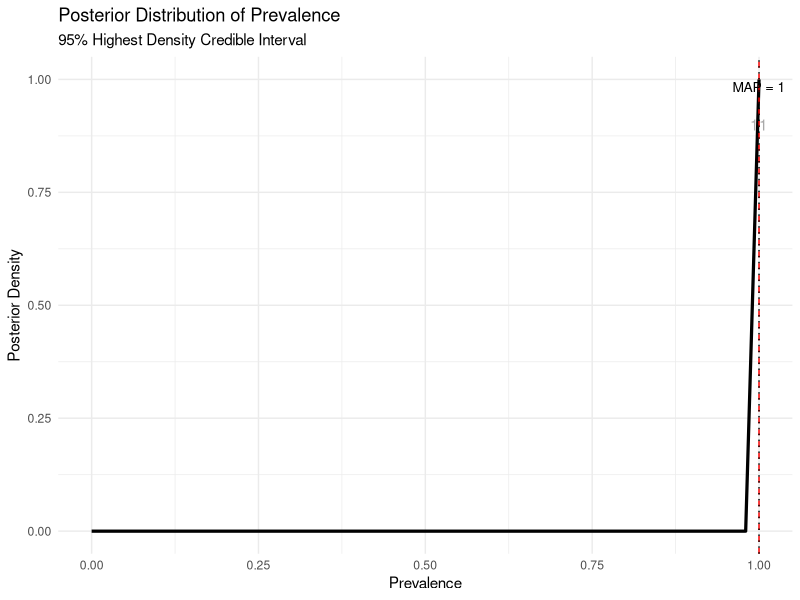

Reproduce this figure in R.
prevCI.hypgeom.Bayes <- function(N, n, n_pos, Se, Sp, cred.level = 0.95, prior = rep(1, N + 1)) {
  # Description
  # Calculates Bayesian credible interval (CI)
  # for the true prevalence, assuming sampling without replacement from a
  # finite population, that is, using the hypergeometrical model, and
  # allowing for misclassification with known sensitivity and specificity.
  # Also provides point estimate of true prevalence.
  
  # Arguments
  # N: size of the population
  # n: sample size
  # n_pos: number of observed positives in the sample;
  #        a noisy version of the true positives in the sample
  # Se: sensitivity of the diagnostic test (no uncertainty assumed)
  # Sp: specificity of the diagnostic test (no uncertainty assumed)
  # cred.level: credible level, defaults to 0.95
  # prior: prior over number of truly sick in population (default: flat)
  
  # Details
  # Use non-uniform priors (e.g. Beta-binomial) if prior knowledge is available, e.g.
  # beta_binomial_prior <- function(N, alpha, beta) {
  #   k <- 0:N
  #   prior <- choose(N, k)*beta(k + alpha, N - k + beta)/beta(alpha, beta)
  #   return(prior/sum(prior))
  #   }
  
  # Value
  # MAP:              The Bayesian posterior mode estimate
  #                   (maximum a posteriori estimate - MAP) of prevalence.
  # RoganGladen:      Rogan-Gladen point estimate.
  # CredibleInterval: Lower (LCL) and upper (UCL) bounds of the
  #                   highest density credible interval.
  
  require(ggplot2)
  
  # error handling
  if (!is.numeric(N) | !is.numeric(n) | !is.numeric(n_pos)) {stop("Population and sample data must be numeric.")}
  if (N <= 0) {stop("Population size must be positive.")}
  if (n <= 0 | n > N) {stop("Sample size (n) must be in (0, N].")}
  if (n_pos < 0 | n_pos > n) {stop("The number of positives (n_pos) must be in [0, n].")}
  if (!is.numeric(Se) | !is.numeric(Sp)) {stop("Se and Sp must be numeric.")}
  if (Se < 0.5 | Se > 1 | Sp < 0.5 | Sp > 1) {stop("Se and Sp must be in [0.5, 1].")}
  if (cred.level <= 0 | cred.level >= 1) {stop("Credible level must be in (0, 1).")}
  if (length(prior) != N + 1) {stop("Length of prior must be N + 1.")}
  
  # Rogan-Gladen point estimate
  RG <- (n_pos/n + Sp - 1)/(Se + Sp - 1)
  
  # ensure prior sums to 1
  prior <- prior/sum(prior)
  
  # Likelihood function (vectorized)
  Nsick_vals <- 0:N
  likelihood <- sapply(Nsick_vals, function(Nsick) {
    p_truesick <- dhyper(0:n, Nsick, N - Nsick, n)
    obs_pos_prob <- sapply(0:n, function(ts) {
      sum(dbinom(0:ts, ts, 1 - Se)*
            dbinom(n_pos - (ts - 0:ts), n - ts, 1 - Sp)*
            (n_pos - (ts - 0:ts) >= 0)*
            (n_pos - (ts - 0:ts) <= (n - ts))
      )
    })
    sum(p_truesick*obs_pos_prob)
  })
  
  # posterior over Nsick
  unnorm_posterior <- prior*likelihood
  posterior <- unnorm_posterior/sum(unnorm_posterior)
  
  # map Nsick to prevalence
  prevalence_values <- 0:N/N
  
  # posterior mode (maximum a posteriori estimate)
  map_index <- which.max(posterior)
  prev_MAP <- prevalence_values[map_index]
  
  # compute highest density credible interval
  ord <- order(posterior, decreasing = TRUE)
  cs  <- cumsum(posterior[ord])
  k   <- which(cs >= cred.level)[1]
  thr <- posterior[ord][k]
  idx <- which(posterior >= thr - 1e-15) # include ties at threshold
  CI_hdi <- c(prevalence_values[min(idx)], prevalence_values[max(idx)])
  
  # plot posterior
  df <- data.frame(
    prevalence = prevalence_values,
    posterior = posterior
  )
  
  plot <- ggplot(df, aes(x = prevalence, y = posterior)) +
    geom_line(linewidth = 1.1) +
    geom_area(data = subset(df, prevalence >= CI_hdi[1] & prevalence <= CI_hdi[2]),
              aes(y = posterior), fill = "steelblue", alpha = 0.5) +
    geom_vline(xintercept = CI_hdi, linetype = "dashed", color = "red") +
    geom_vline(xintercept = prev_MAP, linetype = "dotted", color = "black") +
    annotate("text", x = CI_hdi, y = 0.9*max(posterior), label = round(CI_hdi, 2),
             col = "darkgrey", hjust = c(1, 0)) +
    annotate("text", x = prev_MAP, y = 0.95*max(posterior),
             label = paste("MAP =", round(prev_MAP, 3)),
             vjust = -1, col = "black", size = 3.5) +
    labs(title = "Posterior Distribution of Prevalence",
         subtitle = paste0(cred.level*100, "% Highest Density Credible Interval"),
         x = "Prevalence",
         y = "Posterior Density") +
    theme_minimal()
  
  cat("MAP\n")
  print(prev_MAP)
  cat("\nRoganGladen\n")
  print(min(max(RG, 0), 1))
  cat("\nHDCredibleInterval\n")
  print(CI_hdi)
  print(plot)
  invisible(list(MAP = prev_MAP, RoganGladen = min(max(RG, 0), 1),
                 HDCredibleInterval = CI_hdi,
                 plot = plot, posterior = df))
}

prevCI.hypgeom.Bayes(50,50,50,1,1)
